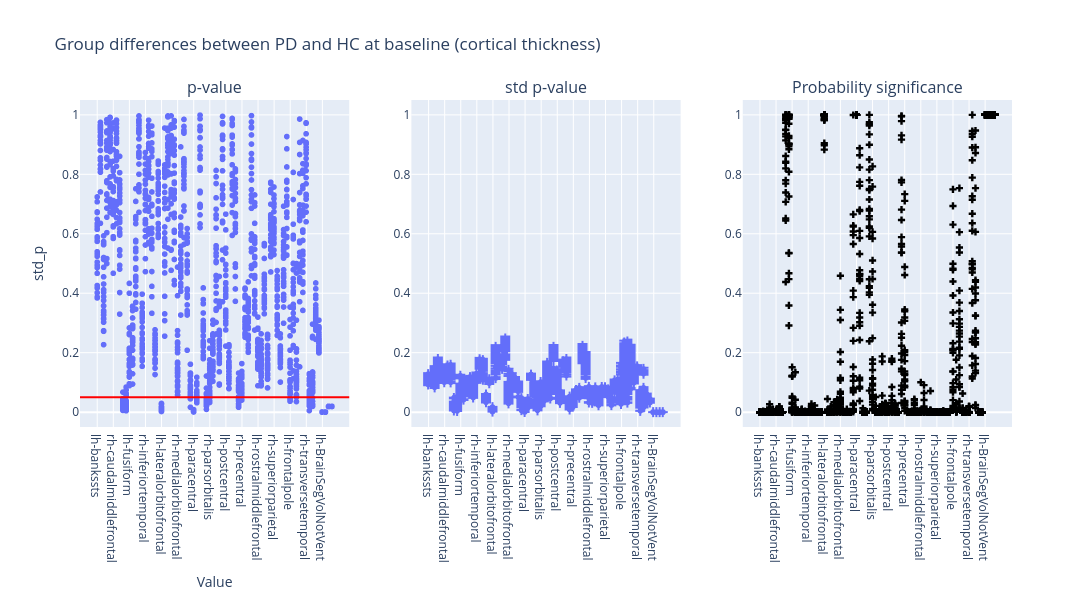

Notebook code for this chart:
### Code cell
plot_dumbbell(
    ancova_baseline_thickness,
    "Group differences between PD and HC at baseline (cortical thickness)",
)

### Figure 1 — Plotly figure (JSON) as saved in the notebook; plotly's stock layout.template omitted (floating-point values rounded to 4 significant figures; data arrays with more than 128 entries replaced by an {"elided": "..."} marker saying what was removed)
{"data": [{"hovertemplate": "region=%{x}<br>p_value=%{y}<extra></extra>", "legendgroup": "", "marker": {"color": "#636efa", "symbol": "circle"}, "mode": "markers", "name": "", "showlegend": false, "type": "scattergl", "x": {"elided": "1924 str values"}, "xaxis": "x", "y": {"elided": "1924 float values"}, "yaxis": "y"}, {"error_y": {"array": {"elided": "1924 float values"}, "arrayminus": {"elided": "1924 float values"}}, "hovertemplate": "region=%{x}<br>std_p=%{y}<extra></extra>", "legendgroup": "", "marker": {"color": "#636efa", "symbol": "circle"}, "mode": "markers", "name": "", "showlegend": false, "type": "scattergl", "x": {"elided": "1924 str values"}, "xaxis": "x2", "y": {"elided": "1924 float values"}, "yaxis": "y2"}, {"marker": {"color": "black", "symbol": "cross"}, "mode": "markers", "name": "Flip probability", "showlegend": false, "type": "scatter", "x": {"elided": "1924 str values"}, "xaxis": "x3", "y": {"elided": "1924 float values"}, "yaxis": "y3"}], "layout": {"annotations": [{"font": {"size": 16}, "showarrow": false, "text": "p-value", "x": 0.1444, "xanchor": "center", "xref": "paper", "y": 1, "yanchor": "bottom", "yref": "paper"}, {"font": {"size": 16}, "showarrow": false, "text": "std p-value", "x": 0.5, "xanchor": "center", "xref": "paper", "y": 1, "yanchor": "bottom", "yref": "paper"}, {"font": {"size": 16}, "showarrow": false, "text": "Probability significance", "x": 0.8556, "xanchor": "center", "xref": "paper", "y": 1, "yanchor": "bottom", "yref": "paper"}], "height": 600, "hovermode": "closest", "shapes": [{"line": {"color": "red", "width": 2}, "type": "line", "x0": 0, "x1": 1, "xref": "x domain", "y0": 0.05, "y1": 0.05, "yref": "y"}], "title": {"text": "Group differences between PD and HC at baseline (cortical thickness)"}, "width": 1400, "xaxis": {"anchor": "y", "domain": [0, 0.2889], "title": {"text": "Value"}}, "xaxis2": {"anchor": "y2", "domain": [0.3556, 0.6444]}, "xaxis3": {"anchor": "y3", "domain": [0.7111, 1]}, "yaxis": {"anchor": "x", "domain": [0, 1], "range": [-0.05, 1.05], "title": {"text": "std_p"}}, "yaxis2": {"anchor": "x2", "domain": [0, 1], "range": [-0.05, 1.05]}, "yaxis3": {"anchor": "x3", "domain": [0, 1], "range": [-0.05, 1.05]}}}
